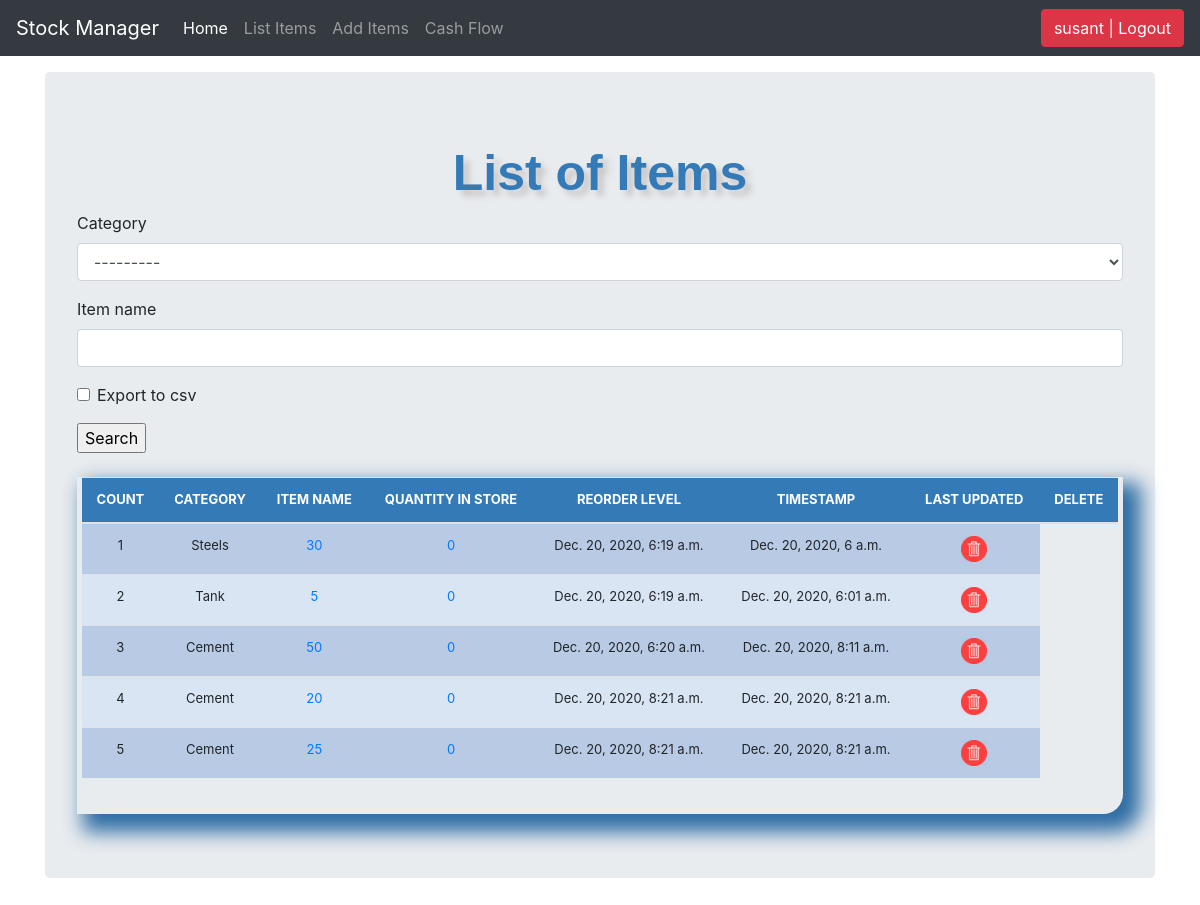
The app's page /list_items/ (signed in) with its own data.
### stockmgmgt/models.py (models this page shows, shortened)
class Stock(models.Model):
    category = models.ForeignKey(Category, on_delete=models.CASCADE, blank=True)
    item_name = models.CharField(max_length=50, blank=True, null=True)
    quantity = models.IntegerField(default='0', blank=True, null=True)
    receive_quantity = models.IntegerField(default='0', blank=True, null=True)
    receive_by = models.CharField(max_length=50, blank=True, null=True)
    issue_quantity = models.IntegerField(default='0', blank=True, null=True)
    issue_by = models.CharField(max_length=50, blank=True, null=True)
    issue_to = models.CharField(max_length=50, blank=True, null=True)
    phone_number = models.CharField(max_length=50, blank=True, null=True)
    created_by = models.CharField(max_length=50, blank=True, null=True)
    reorder_level = models.IntegerField(default='0', blank=True, null=True)
    last_updated = models.DateTimeField(auto_now_add=False, auto_now=True)
    time_stamp = models.DateTimeField(auto_now_add=True, auto_now=False)

class Category(models.Model):
	name = models.CharField(max_length=50, blank=True, null=True)
	def __str__(self):
		return self.name

### stockmgmgt/views.py (the view, shortened to what this page needs)
# urls.py: path('list_items/', views.list_items, name='list_items'),
@login_required
def list_items(request):
	header = 'List of Items'
	form = StockSearchForm(request.POST or None)
	queryset = Stock.objects.all()
	context = {
		"header": header,
		"queryset": queryset,
		"form": form,
	}
	return render(request, "list_items.html", context)

### stockmgmgt/forms.py
class StockSearchForm(forms.ModelForm):
    export_to_CSV = forms.BooleanField(required=False)
    class Meta:
        model = Stock
        fields = ['category', 'item_name']

### stockmgmgt/templates/list_items.html (shortened to what this page needs)
{% load static %}
{% load crispy_forms_tags %}
<!DOCTYPE html>
<html lang="en">
  <head>
<link href="{% static 'css/stylesheet.css' %}" rel="stylesheet">
<link href="{% static 'css/bootstrap.min.css' %}" rel="stylesheet">
    <link href="{% static 'css/navbar-top-fixed.css' %}" rel="stylesheet">  </head>
  <body>
  {% include 'navbar.html' %}
<main role="main" class="container">
  <div class="jumbotron">
    <div class="header">{{header}}</div>
        <form method='POST' action=''>{% csrf_token %}
        {{form|crispy}}
            <input type="submit" value='Search'/>
    </form>
    <br>
    <div class="display_table">
      <table class='table'>
              <thead>
                <tr>
                  <th>COUNT</th>
                  <th>CATEGORY</th>
                  <th>ITEM NAME</th>
                  <th>QUANTITY IN STORE</th>
                  <th>REORDER LEVEL</th>
                  <th>TIMESTAMP</th>
                  <th>LAST UPDATED</th>
                  <th>DELETE</th>
                </tr>
              </thead>
            {% for instance in queryset %}
                <tr>
                  <td>{{forloop.counter}}</td>
                  <td>{{instance.category}}</td>
                  <td>
                      {% if instance.quantity <= instance.reorder_level %}
                      <div style="background-color: orange;">
                            <a href="{% url 'stock_detail' instance.id %}">{{instance.quantity}}</a></div>
                      {% else %}
                            <a href="{% url 'stock_detail' instance.id %}">{{instance.quantity}}</a></div>
                      {% endif %}
                  </td>
                  <td><a href="{% url 'reorder_level' instance.id %}">{{instance.reorder_level}}</a></td>
                  <td>{{instance.time_stamp}}</td>
                  <td>{{instance.last_updated}}</td>
                  <td><a href="{% url 'delete_items' instance.id %}"><img src="{% static 'img/delete.png' %}"></a></td>
                </tr>
            {% endfor %}
</main>
</body>
</html>

### stockmgmgt/templates/navbar.html (shortened to what this page needs)
 <nav class="navbar navbar-expand-md navbar-dark fixed-top bg-dark">
  <a class="navbar-brand" href="/">Stock Manager</a>
  <div class="collapse navbar-collapse" id="navbarCollapse">
    <ul class="navbar-nav mr-auto">
      <li class="nav-item active">
        <a class="nav-link" href="/">Home <span class="sr-only">(current)</span></a>
      </li>
      {% if request.user.is_authenticated %}
        <li class="nav-item">
          <a class="nav-link" href="/list_items">List Items</a>
        </li>
        <li class="nav-item">
          <a class="nav-link" href="/add_items">Add Items</a>
        </li>
        <li class="nav-item">
            <a class="nav-link" href="/cash_flow">Cash Flow</a>
        </li>
      {% endif %}
    </ul>
     <ul class="navbar-nav">
        {% if request.user.is_authenticated %}
        <li><a href="/accounts/logout"><button class="btn btn-danger">{{ user }} | Logout</button></a></li>
        {% else %}
        <li><a href="/accounts/login">Login</a></li>
        {% endif %}
    </ul>
  </div>
</nav>

### stockmgmgt/static/css/stylesheet.css (style rules this page uses)
body { background-color: #34eb6b; }
.table { font-size: 13px; text-align: center; width: 95%; margin: auto; }
.table tr:nth-child(odd) { background: #B8CAE4 }
.table tr:nth-child(even) { background: #dae5f4 }
th { background-color: #337ab7; color: white; }
.display_table { border-bottom-right-radius: 20px; padding-left: 5px; padding-right: 5px; padding-bottom: 20px; box-shadow: 12px 12px 20px 6px #2e6da4; }
.header { font-family: helvetica; color: #337ab7; font-size: 50px; text-align: center; width: 100%; text-shadow: 6px 6px 6px #c9c6c6; display: block; font-weight: bolder; }

### stockmgmgt/static/css/navbar-top-fixed.css (style rules this page uses)
body { min-height: 75rem; padding-top: 4.5rem; }

### records on screen
Stock: category "Steels", quantity "30", reorder_level "0", time_stamp "Dec. 20, 2020, 6:19 a.m.", last_updated "Dec. 20, 2020, 6 a.m."
Stock: category "Tank", quantity "5", reorder_level "0", time_stamp "Dec. 20, 2020, 6:19 a.m.", last_updated "Dec. 20, 2020, 6:01 a.m."
Stock: category "Cement", quantity "50", reorder_level "0", time_stamp "Dec. 20, 2020, 6:20 a.m.", last_updated "Dec. 20, 2020, 8:11 a.m."
Stock: category "Cement", quantity "20", reorder_level "0", time_stamp "Dec. 20, 2020, 8:21 a.m.", last_updated "Dec. 20, 2020, 8:21 a.m."
Stock: category "Cement", quantity "25", reorder_level "0", time_stamp "Dec. 20, 2020, 8:21 a.m.", last_updated "Dec. 20, 2020, 8:21 a.m."

### other values on screen
{{ user }} "susant"
{{ header }} "List of Items"
